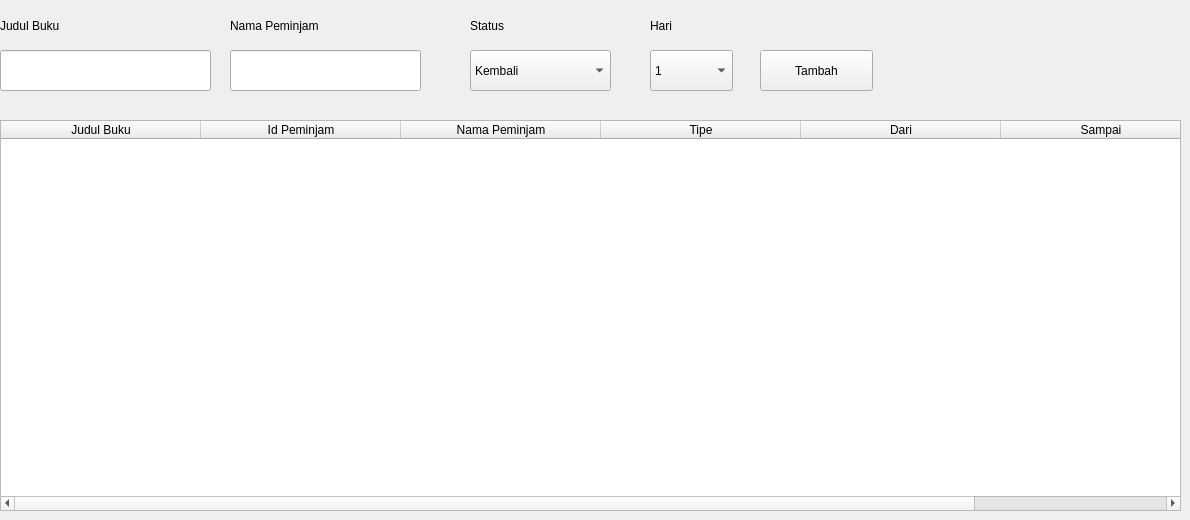
    <widget class="QWidget" name="tab">
     <attribute name="title">
      <string>Tab 1</string>
     </attribute>
     <widget class="QTableWidget" name="tableWidget">
      <property name="geometry">
       <rect>
        <x>0</x>
        <y>120</y>
        <width>1181</width>
        <height>391</height>
       </rect>
      </property>
      <attribute name="horizontalHeaderDefaultSectionSize">
       <number>200</number>
      </attribute>
      <column>
       <property name="text">
        <string>Judul Buku</string>
       </property>
      </column>
      <column>
       <property name="text">
        <string>Id Peminjam</string>
       </property>
      </column>
      <column>
       <property name="text">
        <string>Nama Peminjam</string>
       </property>
      </column>
      <column>
       <property name="text">
        <string>Tipe</string>
       </property>
      </column>
      <column>
       <property name="text">
        <string>Dari</string>
       </property>
      </column>
      <column>
       <property name="text">
        <string>Sampai</string>
       </property>
      </column>
     </widget>
     <widget class="QPushButton" name="pushButton_6">
      <property name="geometry">
       <rect>
        <x>760</x>
        <y>50</y>
        <width>113</width>
        <height>41</height>
       </rect>
      </property>
      <property name="text">
       <string>Tambah</string>
      </property>
     </widget>
     <widget class="QLineEdit" name="lineEdit">
      <property name="geometry">
       <rect>
        <x>0</x>
        <y>50</y>
        <width>211</width>
        <height>41</height>
       </rect>
      </property>
      <property name="placeholderText">
       <string/>
      </property>
     </widget>
     <widget class="QComboBox" name="comboBox">
      <property name="geometry">
       <rect>
        <x>470</x>
        <y>50</y>
        <width>141</width>
        <height>41</height>
       </rect>
      </property>
      <item>
       <property name="text">
        <string>Kembali</string>
       </property>
      </item>
      <item>
       <property name="text">
        <string>Pinjam</string>
       </property>
      </item>
     </widget>
     <widget class="QComboBox" name="comboBox_2">
      <property name="geometry">
       <rect>
        <x>650</x>
        <y>50</y>
        <width>83</width>
        <height>41</height>
       </rect>
      </property>
      <item>
       <property name="text">
        <string>1</string>
       </property>
      </item>
      <item>
       <property name="text">
        <string>2</string>
       </property>
      </item>
      <item>
       <property name="text">
        <string>3</string>
       </property>
      </item>
      <item>
       <property name="text">
        <string>4</string>
       </property>
      </item>
      <item>
       <property name="text">
        <string>5</string>
       </property>
      </item>
      <item>
       <property name="text">
        <string>6</string>
       </property>
      </item>
      <item>
       <property name="text">
        <string>7</string>
       </property>
      </item>
     </widget>
     <widget class="QLabel" name="label">
      <property name="geometry">
       <rect>
        <x>470</x>
        <y>10</y>
        <width>71</width>
        <height>31</height>
       </rect>
      </property>
      <property name="text">
       <string>Status</string>
      </property>
     </widget>
     <widget class="QLabel" name="label_2">
      <property name="geometry">
       <rect>
        <x>650</x>
        <y>10</y>
        <width>81</width>
        <height>31</height>
       </rect>
      </property>
      <property name="text">
       <string>Hari</string>
      </property>
     </widget>
     <widget class="QLineEdit" name="lineEdit_29">
      <property name="geometry">
       <rect>
        <x>230</x>
        <y>50</y>
        <width>191</width>
        <height>41</height>
       </rect>
      </property>
      <property name="placeholderText">
       <string/>
      </property>
      <property name="clearButtonEnabled">
       <bool>false</bool>
      </property>
     </widget>
     <widget class="QLabel" name="label_5">
      <property name="geometry">
       <rect>
        <x>0</x>
        <y>10</y>
        <width>131</width>
        <height>31</height>
       </rect>
      </property>
      <property name="text">
       <string>Judul Buku</string>
      </property>
     </widget>
     <widget class="QLabel" name="label_29">
      <property name="geometry">
       <rect>
        <x>230</x>
        <y>10</y>
        <width>201</width>
        <height>31</height>
       </rect>
      </property>
      <property name="text">
       <string>Nama Peminjam</string>
      </property>
     </widget>
    </widget>
